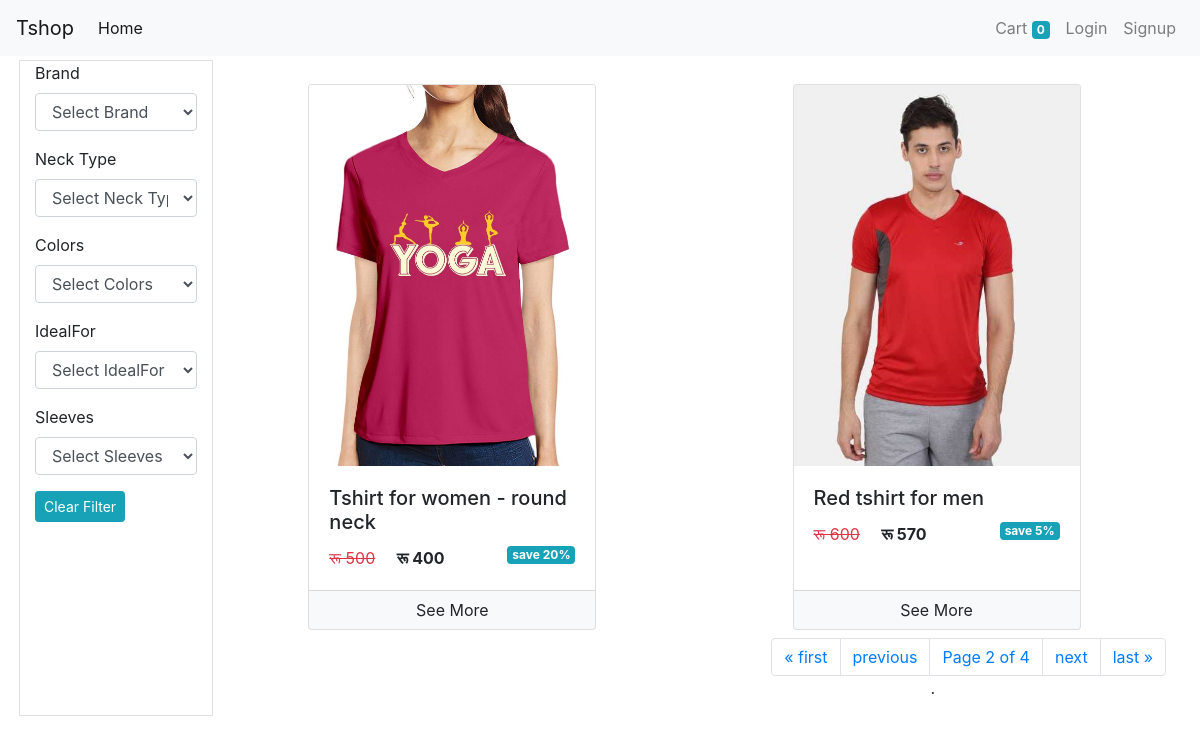
Screenshot of /?page=2 with the database file from the repository.
### store/models/tshirt.py (models this page shows, shortened)
class Tshirt(models.Model):
    name = models.CharField(max_length=500, null=False)
    slug = models.CharField(max_length=500, null=True, unique=True)
    description = models.CharField(max_length=500, null=True)
    discount = models.IntegerField(default=0)
    image = models.ImageField(upload_to='upload/images/', null=False)
    occasion = models.ForeignKey(Occasion, on_delete=models.CASCADE)
    brand = models.ForeignKey(Brand, on_delete=models.CASCADE)
    sleeve = models.ForeignKey(Sleeve, on_delete=models.CASCADE)
    neck_type = models.ForeignKey(NeckType, on_delete=models.CASCADE)
    ideal_for = models.ForeignKey(IdealFor, on_delete=models.CASCADE)
    color = models.ForeignKey(Color, on_delete=models.CASCADE)

### store/views/home.py (the view)
# urls.py: path('', home, name='home'),
def home(request):
    query = request.GET
    tshirts = []
    tshirts = Tshirt.objects.all()
    brand = query.get('brand')
    neckType = query.get('necktype')
    color = query.get('color')
    idealFor = query.get('idealfor')
    sleeve = query.get('sleeve')
    page = query.get('page')
    if page is None or page == '':
        page = 1
    if brand != '' and brand is not None:
        tshirts = tshirts.filter(brand__slug=brand)
    if neckType != '' and neckType is not None:
        tshirts = tshirts.filter(neck_type__slug=neckType)
    if color != '' and color is not None:
        tshirts = tshirts.filter(color__slug=color)
    if idealFor != '' and idealFor is not None:
        tshirts = tshirts.filter(ideal_for__slug=idealFor)
    if sleeve != '' and sleeve is not None:
        tshirts = tshirts.filter(sleeve__slug=sleeve)
    occassions = Occasion.objects.all()
    brands = Brand.objects.all()
    sleeves = Sleeve.objects.all()
    idealFor = IdealFor.objects.all()
    neckTypes = NeckType.objects.all()
    colors = Color.objects.all()
    paginator = Paginator(tshirts, 2)  # no of product you want to display
    page_object = paginator.get_page(page)
    query = request.GET.copy()
    query['page'] = ''
    pageurl = urlencode(query)
    context = {
        'page_object': page_object,
        'occassions': occassions,
        'brands': brands,
        'colors': colors,
        'sleeves': sleeves,
        'neckTypes': neckTypes,
        'idealFor': idealFor,
        'pageurl': pageurl,
    }
    return render(request, 'store/home.html', context=context)

### store/templatetags/filter_tags.py (called while the page is built)
@register.simple_tag
def selected_attr(request_slug, slug):
    if request_slug == slug:
        return "selected"
    else:
        return ''

### store/templatetags/tshirt_tags.py (called while the page is built)
@register.filter
def rupees(number):
    return f'रू {number}'

@register.simple_tag
def min_price(tshirt):
    size = tshirt.sizevariant_set.all().order_by('price').first()
    return math.floor(size.price)

@register.simple_tag
def sale_price(tshirt):
    price = min_price(tshirt)
    discount = tshirt.discount
    return math.floor(price - (price * (discount / 100)))

### store/templates/store/home.html (shortened to what this page needs)
{% extends 'store/base.html' %}
{% load tshirt_tags %}
{% load filter_tags %}
{% load static %}
{% block content %}
    <div class="container-fluid">
        <div class="row m-1">
            <div class="col-2 border">
                <form action="/" id="filterForm">
                    <div>
                        <div class="form-group">
                            <label for="brand">Brand</label>
                            <select onchange="submitForm()" name="brand" class="form-control" id="brands">
                                <option value="">Select Brand</option>
                            </select>
                        </div>
                        <div class="form-group">
                            <label for="necktype">Neck Type</label>
                            <select onchange="submitForm()" name="necktype" class="form-control" id="necktypes">
                                <option value="">Select Neck Type</option>
                            </select>
                        </div>
                        <div class="form-group">
                            <label for="colors">Colors</label>
                            <select onchange="submitForm()" name="color" class="form-control" id="colors">
                                <option value="">Select Colors</option>
                            </select>
                        </div>
                        <div class="form-group">
                            <label for="idealfor">IdealFor</label>
                            <select onchange="submitForm()" name="idealfor" class="form-control" id="idealfor">
                                <option value="">Select IdealFor</option>
                            </select>
                        </div>
                        <div class="form-group">
                            <label for="sleeves">Sleeves</label>
                            <select onchange="submitForm()" name="sleeve" class="form-control" id="sleeves">
                                <option value="">Select Sleeves</option>
                            </select>
                        </div>
                        <a href="/" class="btn btn-info btn-sm">Clear Filter</a>
                    </div>
                </form>
            </div>
            <div class="col">
                <div class="row">
                    {% for tshirt in page_object %}
                        <div class="col-4 mx-auto mt-4">
                            <div class="card h-100" style="width: 18rem;">
                                <img class="card-img-top" src="{{ tshirt.image.url }}"
                                     alt="Card image cap">
                                <div class="card-body">
                                    <h5 class="card-title">{{ tshirt.name }}</h5>
                                    <span class="pr-2 text-danger"><del>{% min_price tshirt as result %}{{ result|rupees }}</del> </span>
                                    <span class="font-weight-bold"> {% sale_price tshirt as result %}{{ result|rupees }}</span>
                                    <span class="float-right badge badge-info">save {{ tshirt.discount }}%</span>
                                </div>
                                <div class="card-footer p-0">
                                    <a href="/product/{{ tshirt.slug }}" class="btn btn-light btn-block">See More</a>
                                </div>
                            </div>
                        </div>
                    {% endfor %}
                </div>
                <nav aria-label="Page navigation" class="mt-2">
                    <ul class="pagination justify-content-end">
                        {% if page_object.has_previous %}
                            <li class="page-item"><a class="page-link" href="?{{ pageurl }}">&laquo; first</a></li>
                            <li class="page-item"><a class="page-link"
                                                     href="?{{ pageurl }}{{ page_object.previous_page_number }}">previous</a>
                            </li>
                        {% endif %}
                        <li class="page-item">
                            <a href="" class="page-link">Page {{ page_object.number }}
                                of {{ page_object.paginator.num_pages }}</a>.
                        </li>
                        {% if page_object.has_next %}
                            <li class="page-item"><a class="page-link"
                                                     href="?{{ pageurl }}{{ page_object.next_page_number }}">next</a>
                            </li>
                            <li class="page-item"><a class="page-link"
                                                     href="?{{ pageurl }}{{ page_object.paginator.num_pages }}">last
                                &raquo;</a>
                            </li>
                        {% endif %}
                    </ul>
                </nav>
            </div>
        </div>
    </div>
{% endblock content %}

### rows the page displays
Tshirt: image (picture), name "Tshirt for women - round neck", result "रू 500", result "रू 400", discount "20"
Tshirt: image (picture), name "Red tshirt for men", result "रू 600", result "रू 570", discount "5"

### other values shown
{{ request.session.cart | length }} "0"
{{ page_object.number }} "2"
{{ page_object.paginator.num_pages }} "4"
